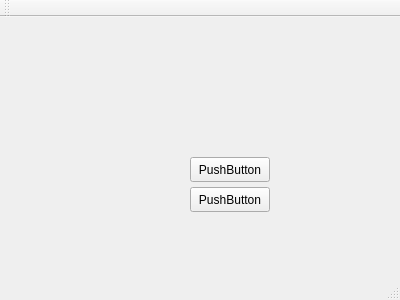
<?xml version="1.0" encoding="UTF-8"?>
<ui version="4.0">
 <class>MainWindow</class>
 <widget class="QMainWindow" name="MainWindow">
  <property name="geometry">
   <rect>
    <x>0</x>
    <y>0</y>
    <width>400</width>
    <height>300</height>
   </rect>
  </property>
  <property name="windowTitle">
   <string>MainWindow</string>
  </property>
  <widget class="QWidget" name="centralWidget">
   <widget class="QPushButton" name="pbTest">
    <property name="geometry">
     <rect>
      <x>190</x>
      <y>140</y>
      <width>80</width>
      <height>25</height>
     </rect>
    </property>
    <property name="text">
     <string>PushButton</string>
    </property>
   </widget>
   <widget class="QPushButton" name="pbTest2">
    <property name="geometry">
     <rect>
      <x>190</x>
      <y>170</y>
      <width>80</width>
      <height>25</height>
     </rect>
    </property>
    <property name="text">
     <string>PushButton</string>
    </property>
   </widget>
  </widget>
  <widget class="QMenuBar" name="menuBar">
   <property name="geometry">
    <rect>
     <x>0</x>
     <y>0</y>
     <width>400</width>
     <height>22</height>
    </rect>
   </property>
  </widget>
  <widget class="QToolBar" name="mainToolBar">
   <attribute name="toolBarArea">
    <enum>TopToolBarArea</enum>
   </attribute>
   <attribute name="toolBarBreak">
    <bool>false</bool>
   </attribute>
  </widget>
  <widget class="QStatusBar" name="statusBar"/>
 </widget>
 <layoutdefault spacing="6" margin="11"/>
 <resources/>
 <connections/>
</ui>
